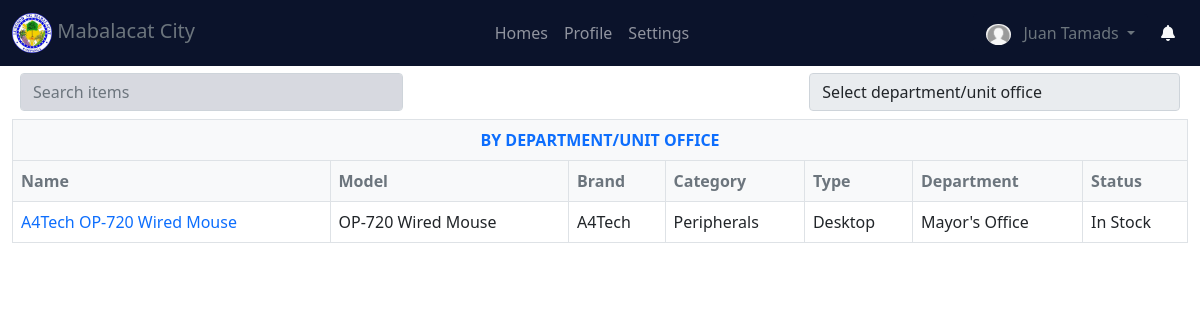
Page /generate_dept (signed in) on the earlier database version.
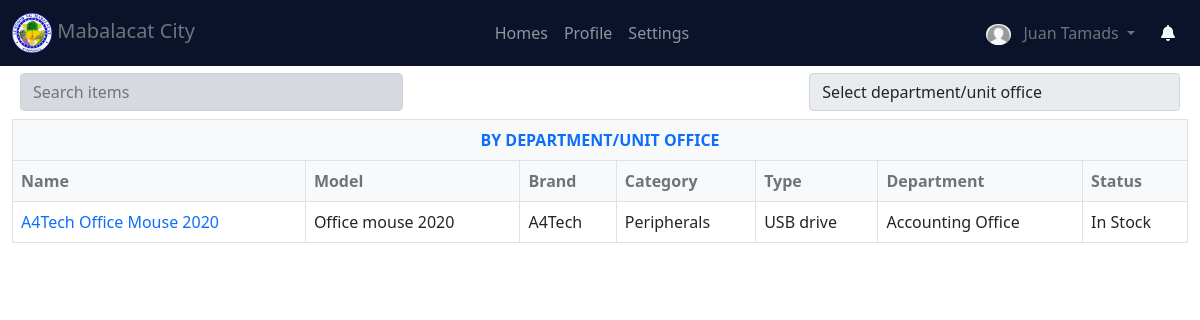
Same page on the later database version.
### website/models.py (models this page shows)
class User(db.Model, UserMixin):
    id = db.Column(db.Integer, primary_key=True)
    image = db.Column(db.String(255), default="default.png")
    name = db.Column(db.String(150), unique=True)
    username = db.Column(db.String(150), unique=True)
    password = db.Column(db.String(150))
    email = db.Column(db.String(150), unique=True)
    number = db.Column(db.Integer, unique=True)
    role = db.Column(db.String(150), default="User")
    activated = db.Column(db.Integer, default=0)
    created_at = db.Column(db.DateTime(timezone=True), default=func.now())
    updated_at = db.Column(db.DateTime(timezone=True), default=func.now())
    items = db.relationship('Item')
    feedbacks = db.relationship('Feedback', backref='user')
    issues = db.relationship('Issue', backref='user')
    logs = db.relationship('Log', backref='user')

class Item(db.Model):
    id = db.Column(db.Integer, primary_key=True)
    name = db.Column(db.String(150))
    model = db.Column(db.String(150))
    brand = db.Column(db.String(150))
    serial_number = db.Column(db.String(150))
    category = db.Column(db.String(150))
    item_type = db.Column(db.String(150))
    department = db.Column(db.String(150))
    remarks = db.Column(db.String(150), default="none")
    image = db.Column(db.String(255))
    status = db.Column(db.String(150))
    pr_number = db.Column(db.Integer)
    isApprove = db.Column(db.Integer, default=0)
    created_at = db.Column(db.DateTime(timezone=True), default=func.now())
    updated_at = db.Column(db.DateTime(timezone=True), default=func.now())
    user_id = db.Column(db.Integer, db.ForeignKey("user.id"))
    specs = db.relationship('Spec')
    operators = db.relationship('Operator')
    adminNotifs = db.relationship('AdminNotification')
    itemNotifs = db.relationship('ItemNotification')
    itemApproval = db.relationship('ItemApproval')

### website/report_generation.py (the view)
@report_generation.route('/generate_dept')
@login_required
def generate_by_dept():
    depts = Department.query.all()
    items = Item.query.filter_by(isApprove=1).order_by(desc(Item.created_at)).all()
    return render_template("generate_dept.html", items=items, depts=depts)

### website/templates/generate_dept.html (shortened to what this page needs)
{% extends "base.html" %}
{% block main_content %}
<div style="margin-top: 65px;" class="container-fluid">
    <div class="row p-2">
        <div class="col-sm-8">
            <input type="text" placeholder="Search items" class="form-control w-50" style="background-color: #d7d9e0;" id="myInput">
        </div>
        <div class="col-sm-4">
            <select name="" class="form-control" id="filterText" onchange="filterText()">
                <option disabled selected>Select department/unit office</option>
            </select>
        </div>
    </div>
    <div class="table-responsive">
        <table class="table table-fixed table-bordered">
            <thead class="bg-light text-muted">
                <tr>
                    <th colspan="7" class="text-center text-uppercase text-primary">By department/unit office</th>
                </tr>
                <tr>
                    <th>Name</th>
                    <th>Model</th>
                    <th>Brand</th>
                    <th>Category</th>
                    <th>Type</th>
                    <th>Department</th>
                    <th>Status</th>
                </tr>
            </thead>
            <tbody id="itemsTable" class="bg-white">
                {% for item in items %}
                <tr class="content">
                    <td><a href="/view_item/{{ item.id }}" style="text-decoration: none;">{{item.name}}</a></td>
                    <td>{{item.model}}</td>
                    <td>{{item.brand}}</td>
                    <td>{{item.category}}</td>
                    <td>{{item.item_type}}</td>
                    <td>{{item.department}}</td>
                    <td>{{item.status}}</td>
                </tr>
                {% endfor %}
            </tbody>
        </table>
    </div>
</div>
{% endblock %}

### website/templates/base.html (shortened to what this page needs)
<!DOCTYPE html>
<html lang="en">
<head>
    <link href="{{ url_for('static', filename='css/bootstrap.min.css') }}" rel="stylesheet">
    <link href="{{ url_for('static', filename='custom.css') }}" rel="stylesheet">
    <link rel="stylesheet" href="//cdn.datatables.net/1.10.24/css/jquery.dataTables.min.css">
    <link href="{{ url_for('static', filename='css/bootstrap-lightbox.min.css') }}" rel="stylesheet">
</head>
<body>
    <nav class="navbar fixed-top navbar-expand-lg navbar-dark theme_bg">
        <div class="container-fluid">
          <div class="collapse navbar-collapse" id="navbarTogglerDemo01">
            <a class="navbar-brand text-muted" href="/">
                <img src="{{ url_for('static', filename='logo.png') }}" height="40px">
                Mabalacat City
            </a>
            <ul class="navbar-nav mx-auto mb-2 mb-lg-0">
                <li class="nav-item">
                  <a class="nav-link" href="/" {% if request.url_rule.endpoint == "inventory.inventory_home" %}id="nav_active"{% endif %}>Homes</a>
                </li>
              <li class="nav-item">
                <a class="nav-link" href="/profile" {% if request.url_rule.endpoint == "auth.profile" %}id="nav_active"{% endif %}>Profile</a>
              </li>
              <li class="nav-item">
                <a class="nav-link" href="/settings" {% if request.url_rule.endpoint == "auth.settings" %}id="nav_active"{% endif %}>Settings</a>
              </li>
            </ul>
            <div class="d-flex">
                <div class="dropdown">
                    <button class="btn theme_bg text-muted dropdown-toggle" type="button" id="dropdownMenuButton1" data-bs-toggle="dropdown" aria-expanded="false">
                      {% if current_user.image %}
                        <img src="{{ url_for('static', filename='item_images/'+current_user.image) }}" style="border-radius: 50%; width: 25px;">
                      {% else %}
                          <img src="{{ url_for('static', filename='item_images/default.png') }}" style="border-radius: 50%; width: 25px;">
                      {% endif %}
                      {{ current_user.name }}
                    </button>
                </div>
                <a class="btn text-light" href="/item_notification">
                  <i class="fa fa-bell" aria-hidden="true"></i>
                </a>
            </div>
          </div>
        </div>
      </nav>
    {% block main_content %}
    {% endblock %}
</body>
</html>

### website/static/custom.css (style rules this page uses)
.theme_bg { background-color: #0b132b; }

### website/templates/base.html (style rules this page uses)
.theme_bg { background-color: #0b132b; }

Differences in the rows shown:
removed Item: name "A4Tech OP-720 Wired Mouse", model "OP-720 Wired Mouse", brand "A4Tech", category "Peripherals", item_type "Desktop", department "Mayor's Office", status "In Stock"
added Item: name "A4Tech Office Mouse 2020", model "Office mouse 2020", brand "A4Tech", category "Peripherals", item_type "USB drive", department "Accounting Office", status "In Stock"
